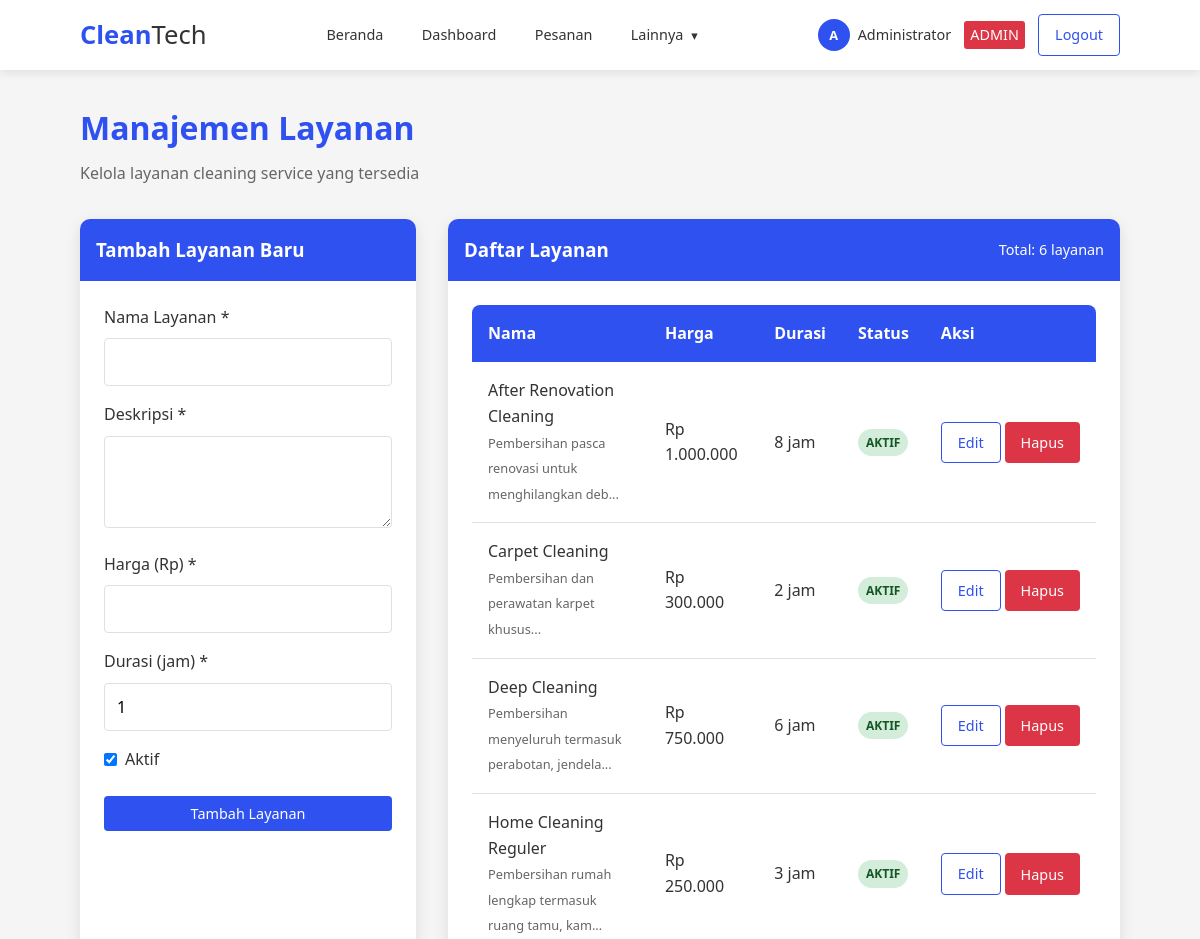
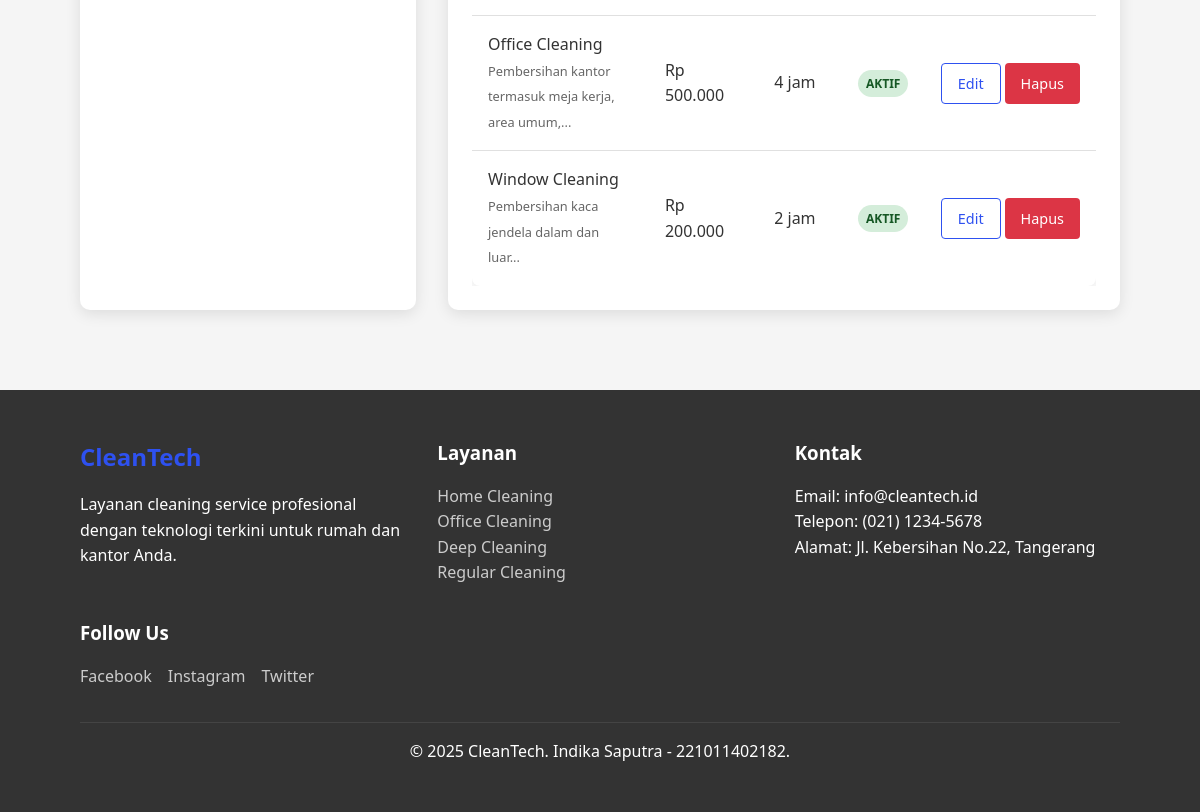
Screenshot of /admin/services.php (signed in) with the database file from the repository (2 pictures, top to bottom).
### tables this page shows
CREATE TABLE `services` (
  `id` int(11) NOT NULL,
  `name` varchar(100) NOT NULL,
  `description` text DEFAULT NULL,
  `price` decimal(10,2) NOT NULL,
  `duration_hours` int(11) DEFAULT 1,
  `image_url` varchar(255) DEFAULT NULL,
  `is_active` tinyint(1) DEFAULT 1,
  `created_at` timestamp NOT NULL DEFAULT current_timestamp()
);

### admin/services.php (the view, shortened to what this page needs)
<?php
require_once '../config/database.php';
$query = "SELECT * FROM services ORDER BY is_active DESC, name ASC";
$services_result = mysqli_query($conn, $query);
$edit_service = null;
include '../includes/header.php';
?>
<div style="margin: 2rem 0;">
    <h1 style="color: var(--primary-color); margin-bottom: 0.5rem;">Manajemen Layanan</h1>
    <p style="color: #666;">Kelola layanan cleaning service yang tersedia</p>
</div>
<div class="grid" style="grid-template-columns: 1fr 2fr; gap: 2rem; margin-bottom: 2rem;">
    <div class="card">
        <div class="card-header">
            <h3 style="color: white; margin: 0;">
                <?php echo $edit_service ? 'Edit Layanan' : 'Tambah Layanan Baru'; ?>
            </h3>
        </div>
        <div class="card-body">
            <form method="POST" action="">
                <div class="form-group">
                    <label class="form-label" for="name">Nama Layanan *</label>
                    <input type="text" id="name" name="name" class="form-control"
                           value="<?php echo $edit_service ? htmlspecialchars($edit_service['name']) : ''; ?>"
                           required>
                </div>
                <div class="form-group">
                    <label class="form-label" for="description">Deskripsi *</label>
                    <textarea id="description" name="description" class="form-control" rows="3" required><?php echo $edit_service ? htmlspecialchars($edit_service['description']) : ''; ?></textarea>
                </div>
                <div class="form-group">
                    <label class="form-label" for="price">Harga (Rp) *</label>
                    <input type="number" id="price" name="price" class="form-control"
                           value="<?php echo $edit_service ? $edit_service['price'] : ''; ?>"
                           min="0" step="1000" required>
                </div>
                <div class="form-group">
                    <label class="form-label" for="duration_hours">Durasi (jam) *</label>
                    <input type="number" id="duration_hours" name="duration_hours" class="form-control"
                           value="<?php echo $edit_service ? $edit_service['duration_hours'] : '1'; ?>"
                           min="1" max="24" required>
                </div>
                <div class="form-group">
                    <div style="display: flex; align-items: center; gap: 0.5rem;">
                        <input type="checkbox" id="is_active" name="is_active"
                               <?php echo ($edit_service && $edit_service['is_active']) || !$edit_service ? 'checked' : ''; ?>>
                        <label for="is_active" style="margin: 0;">Aktif</label>
                    </div>
                </div>
                <div class="form-group" style="margin-top: 1.5rem;">
                    <button type="submit" class="btn btn-primary btn-block">
                        <?php echo $edit_service ? 'Update Layanan' : 'Tambah Layanan'; ?>
                    </button>
                </div>
            </form>
        </div>
    </div>
    <div>
        <div class="card">
            <div class="card-header" style="display: flex; justify-content: space-between; align-items: center;">
                <h3 style="color: white; margin: 0;">Daftar Layanan</h3>
                <span style="color: white; font-size: 0.9rem;">
                    Total: <?php echo mysqli_num_rows($services_result); ?> layanan
                </span>
            </div>
            <div class="card-body">
                <?php if (mysqli_num_rows($services_result) > 0): ?>
                    <div class="table-responsive">
                        <table class="table">
                            <thead>
                                <tr>
                                    <th>Nama</th>
                                    <th>Harga</th>
                                    <th>Durasi</th>
                                    <th>Status</th>
                                    <th>Aksi</th>
                                </tr>
                            </thead>
                            <tbody>
                                <?php while ($service = mysqli_fetch_assoc($services_result)): ?>
                                    <tr>
                                        <td>
                                            <div style="font-weight: 500;"><?php echo htmlspecialchars($service['name']); ?></div>
                                            <small style="color: #666; font-size: 0.8rem;">
                                                <?php echo substr($service['description'], 0, 50); ?>...
                                            </small>
                                        </td>
                                        <td>Rp <?php echo number_format($service['price'], 0, ',', '.'); ?></td>
                                        <td><?php echo $service['duration_hours']; ?> jam</td>
                                        <td>
                                            <?php if ($service['is_active']): ?>
                                                <span class="badge badge-success">Aktif</span>
                                            <?php else: ?>
                                                <span class="badge badge-danger">Nonaktif</span>
                                            <?php endif; ?>
                                        </td>
                                        <td>
                                            <div style="display: flex; gap: 0.25rem;">
                                                <a href="?edit=<?php echo $service['id']; ?>" class="btn btn-sm btn-secondary">Edit</a>
                                                <button onclick="confirmDelete(<?php echo $service['id']; ?>, '<?php echo htmlspecialchars($service['name']); ?>')"
                                                        class="btn btn-sm btn-danger">Hapus</button>
                                            </div>
                                        </td>
                                    </tr>
                                <?php endwhile; ?>
                            </tbody>
                        </table>
                    </div>
                <?php else: ?>
                    <p style="text-align: center; color: #666; padding: 2rem;">Belum ada layanan</p>
                <?php endif; ?>
            </div>
        </div>
    </div>
</div>
<?php include '../includes/footer.php'; ?>

### assets/css/style.css (style rules this page uses)
* { margin: 0; padding: 0; box-sizing: border-box; font-family: 'Segoe UI', Tahoma, Geneva, Verdana, sans-serif; }
:root { --primary-color: #2e51f0; --primary-dark: #1a3cd8; --secondary-color: #ffffff; --text-color: #333333; --light-gray: #f5f5f5; --gray: #e0e0e0; --success-color: #28a745; --warning-color: #ffc107; --danger-color: #dc3545; }
body { background-color: var(--light-gray); color: var(--text-color); line-height: 1.6; min-height: 100vh; display: flex; flex-direction: column; }
.grid { display: grid; gap: 1rem; }
.card { background-color: white; border-radius: 10px; box-shadow: 0 4px 15px rgba(0,0,0,0.1); overflow: hidden; transition: transform 0.3s ease; }
.card-header { background-color: var(--primary-color); color: white; padding: 1rem; }
.card-body { padding: 1.5rem; }
.form-group { margin-bottom: 1rem; }
.form-label { display: block; margin-bottom: 0.5rem; font-weight: 500; color: var(--text-color); }
.form-control { width: 100%; padding: 0.75rem; border: 1px solid var(--gray); border-radius: 4px; font-size: 1rem; transition: border-color 0.3s ease; }
.btn { padding: 0.5rem 1.5rem; border: none; border-radius: 4px; cursor: pointer; font-weight: 500; text-decoration: none; display: inline-block; transition: all 0.3s ease; font-size: 1rem; }
.btn-sm { padding: 0.25rem 0.75rem; font-size: 0.875rem; }
.btn-block { display: block; width: 100%; }
.btn-primary { background-color: var(--primary-color); color: var(--secondary-color); }
.btn-secondary { background-color: var(--secondary-color); color: var(--primary-color); border: 2px solid var(--primary-color); }
.btn-danger { background-color: var(--danger-color); color: white; }
.table { width: 100%; border-collapse: collapse; background-color: white; border-radius: 8px; overflow: hidden; box-shadow: 0 4px 15px rgba(0,0,0,0.1); }
.table th { background-color: var(--primary-color); color: white; padding: 1rem; text-align: left; font-weight: 600; }
.table td { padding: 1rem; border-bottom: 1px solid var(--gray); }
.table tr:last-child td { border-bottom: none; }
.table-responsive { overflow-x: auto; }
.badge { display: inline-block; padding: 0.25rem 0.5rem; font-size: 0.75rem; font-weight: 600; border-radius: 20px; text-transform: uppercase; }
.badge-success { background-color: #d4edda; color: #155724; }

### rows the page displays
services: name "After Renovation Cleaning", description "Pembersihan pasca renovasi untuk menghilangkan deb", price "1.000.000", duration_hours "8", is_active "AKTIF"
services: name "Carpet Cleaning", description "Pembersihan dan perawatan karpet khusus", price "300.000", duration_hours "2", is_active "AKTIF"
services: name "Deep Cleaning", description "Pembersihan menyeluruh termasuk perabotan, jendela", price "750.000", duration_hours "6", is_active "AKTIF"
services: name "Home Cleaning Reguler", description "Pembersihan rumah lengkap termasuk ruang tamu, kam", price "250.000", duration_hours "3", is_active "AKTIF"
services: name "Office Cleaning", description "Pembersihan kantor termasuk meja kerja, area umum,", price "500.000", duration_hours "4", is_active "AKTIF"
services: name "Window Cleaning", description "Pembersihan kaca jendela dalam dan luar", price "200.000", duration_hours "2", is_active "AKTIF"

### other values shown
substr($_SESSION['user_name'], 0, 1) "A"
$_SESSION['user_name'] "Administrator"
mysqli_num_rows($services_result) "6"
